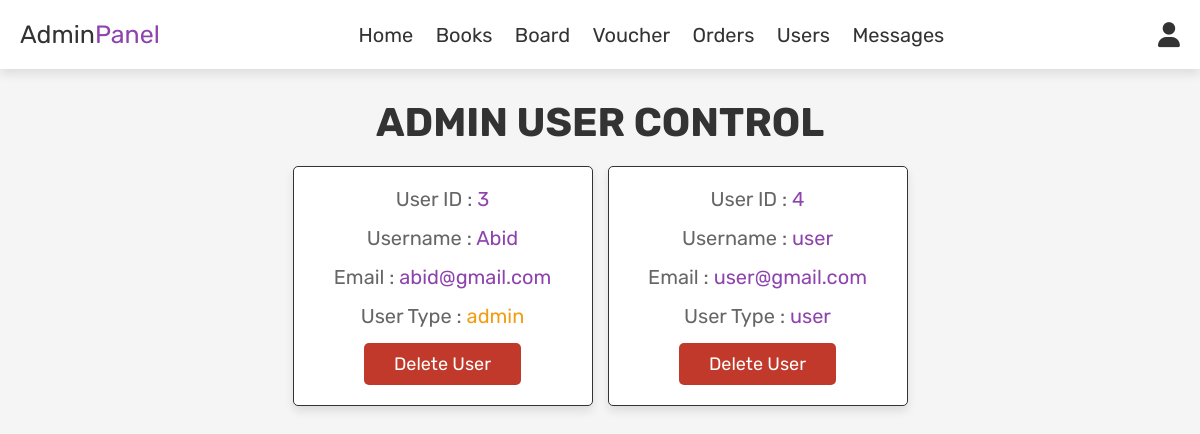
/admin_users.php (signed in), run on an earlier commit of the app's database.
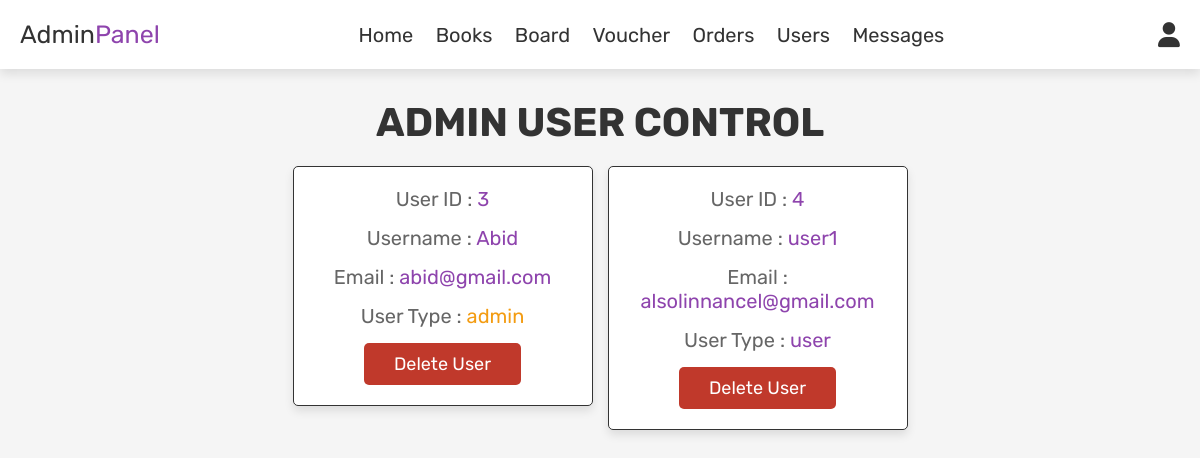
And on a later commit of the database.
### tables this page shows
CREATE TABLE `users` (
  `id` int(100) NOT NULL,
  `name` varchar(100) NOT NULL,
  `email` varchar(100) NOT NULL,
  `password` varchar(100) NOT NULL,
  `user_profile_pic` varchar(100) DEFAULT NULL,
  `temp_code` int(100) NOT NULL,
  `user_type` varchar(20) NOT NULL DEFAULT 'user'
);

### admin_users.php (the view, shortened to what this page needs)
<?php
include 'config.php';
?>
<!DOCTYPE html>
<html lang="en">
<head>
   <link rel="stylesheet" href="https://cdnjs.cloudflare.com/ajax/libs/font-awesome/6.0.0/css/all.min.css">
   <link rel="stylesheet" href="css/admin_style.css">
</head>
<body>
<?php include 'admin_header.php'; ?>
<section class="users">
   <h1 class="title"> Admin User Control </h1>
   <div class="box-container">
      <?php
         $select_users = mysqli_query($conn, "SELECT * FROM `users`") or die('query failed');
         while($fetch_users = mysqli_fetch_assoc($select_users)){
      ?>
      <div class="box">
         <p> User ID : <span><?php echo $fetch_users['id']; ?></span> </p>
         <p> Username : <span><?php echo $fetch_users['name']; ?></span> </p>
         <p> Email : <span><?php echo $fetch_users['email']; ?></span> </p>
         <p> User Type : <span style="color:<?php if($fetch_users['user_type'] == 'admin'){ echo 'var(--orange)'; } ?>"><?php echo $fetch_users['user_type']; ?></span> </p>
         <a href="admin_users.php?delete=<?php echo $fetch_users['id']; ?>" onclick="return confirm('delete this user?');" class="delete-btn">delete user</a>
      </div>
      <?php
         };
      ?>
   </div>
</section>
</body>
</html>

What changed in the data, as far as the page shows it:
changed users "user": name "user" → "user1"; email "user@gmail.com" → "alsolinnancel@gmail.com"
